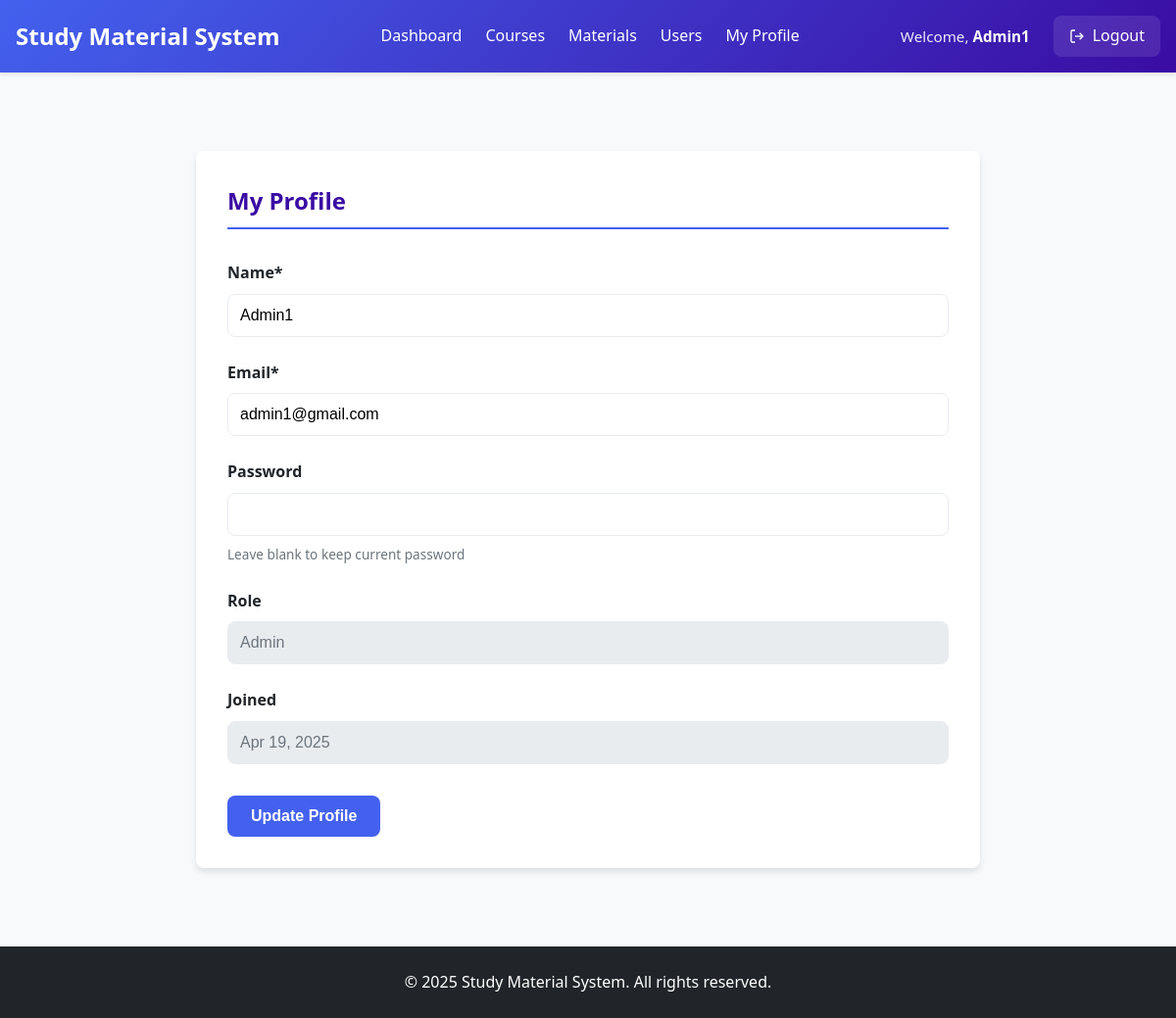
The app's page /admin/profile.php (signed in) with its own data.
### tables this page shows
CREATE TABLE `users` (
  `user_id` int(11) NOT NULL,
  `name` varchar(100) NOT NULL,
  `email` varchar(100) NOT NULL,
  `password` varchar(255) NOT NULL,
  `role` enum('student','admin') NOT NULL,
  `created_at` timestamp NOT NULL DEFAULT current_timestamp()
);

### admin/profile.php (the view, shortened to what this page needs)
<?php
require_once '../includes/config.php';
$user_id = $_SESSION['user_id'];
$result = $link->query("SELECT * FROM users WHERE user_id = {$user_id}");
$user = $result->fetch_assoc();
?>
<?php include 'header.php'; ?>
<div class="admin-main">
    <div class="dashboard-container">
        <div class="profile-section">
            <div class="profile-header">
                <h2>My Profile</h2>
            </div>
            <div class="profile-form">
                <form method="POST">
                    <div class="form-group">
                        <label for="name">Name*</label>
                        <input type="text" id="name" name="name" required
                               value="<?php echo htmlspecialchars($user['name']); ?>">
                    </div>
                    <div class="form-group">
                        <label for="email">Email*</label>
                        <input type="email" id="email" name="email" required
                               value="<?php echo htmlspecialchars($user['email']); ?>">
                    </div>
                    <div class="form-group">
                        <label for="password">Password</label>
                        <input type="password" id="password" name="password">
                        <small class="form-text text-muted">Leave blank to keep current password</small>
                    </div>
                    <div class="form-group">
                        <label>Role</label>
                        <input type="text" value="<?php echo ucfirst($user['role']); ?>" disabled>
                    </div>
                    <div class="form-group">
                        <label>Joined</label>
                        <input type="text" value="<?php echo date('M j, Y', strtotime($user['created_at'])); ?>" disabled>
                    </div>
                    <div class="form-actions">
                        <button type="submit" name="update_profile" class="btn btn-primary">
                            Update Profile
                        </button>
                    </div>
                </form>
            </div>
        </div>
    </div>
</div>
<?php include 'footer.php'; ?>

### assets/css/admin.css (style rules this page uses)
:root { --primary: #4361ee; --primary-dark: #3a0ca3; --secondary: #f72585; --light: #f8f9fa; --dark: #212529; --gray: #6c757d; --light-gray: #e9ecef; --success: #4cc9f0; --danger: #ef233c; --warning: #f8961e; --info: #4895ef; }
* { margin: 0; padding: 0; box-sizing: border-box; }
html, body { height: 100%; }
body { font-family: 'Segoe UI', Tahoma, Geneva, Verdana, sans-serif; line-height: 1.6; color: var(--dark); background-color: var(--light); display: flex; flex-direction: column; min-height: 100vh; }
.admin-main { flex: 1; max-width: 1200px; width: 100%; margin: 0 auto; padding: 2rem 1rem; }
.dashboard-container { padding: 1rem; }
.form-group { margin-bottom: 1.5rem; }
.form-group label { display: block; margin-bottom: 0.5rem; font-weight: 600; color: var(--dark); }
.form-group input[type="text"], .form-group textarea { width: 100%; padding: 0.75rem; border: 1px solid var(--light-gray); border-radius: 0.5rem; font-size: 1rem; transition: border-color 0.3s ease; }
.form-actions { display: flex; gap: 1rem; margin-top: 2rem; }
.btn { display: inline-block; padding: 0.75rem 1.5rem; border: none; border-radius: 0.5rem; cursor: pointer; text-decoration: none; font-size: 1rem; font-weight: 600; transition: all 0.3s ease; text-align: center; }
.btn-primary { background: var(--primary); color: white; }
.form-group input[type="text"], .form-group input[type="email"], .form-group input[type="password"], .form-group select { width: 100%; padding: 0.75rem; border: 1px solid var(--light-gray); border-radius: 0.5rem; font-size: 1rem; transition: border-color 0.3s ease; }
.form-text.text-muted { display: block; margin-top: 0.5rem; font-size: 0.85rem; color: var(--gray); }
.profile-section { max-width: 800px; margin: 0 auto; background: white; padding: 2rem; border-radius: 0.5rem; box-shadow: 0 4px 6px rgba(0, 0, 0, 0.1); }
.profile-header { margin-bottom: 2rem; padding-bottom: 0.5rem; border-bottom: 2px solid var(--primary); }
.profile-header h2 { color: var(--primary-dark); }
.profile-form .form-group { margin-bottom: 1.5rem; }
.profile-form label { display: block; margin-bottom: 0.5rem; font-weight: 600; color: var(--dark); }
.profile-form input[type="text"], .profile-form input[type="email"], .profile-form input[type="password"] { width: 100%; padding: 0.75rem; border: 1px solid var(--light-gray); border-radius: 0.5rem; font-size: 1rem; }
.profile-form input[type="text"]:disabled, .profile-form input[type="email"]:disabled { background-color: var(--light-gray); color: var(--gray); }
.profile-form .form-text.text-muted { display: block; margin-top: 0.5rem; font-size: 0.85rem; color: var(--gray); }
.profile-form .form-actions { margin-top: 2rem; }

### records on screen
users: name "Admin1", email "admin1@gmail.com", role "Admin", created_at "Apr 19, 2025"

### other values on screen
$_SESSION['name'] "Admin1"
